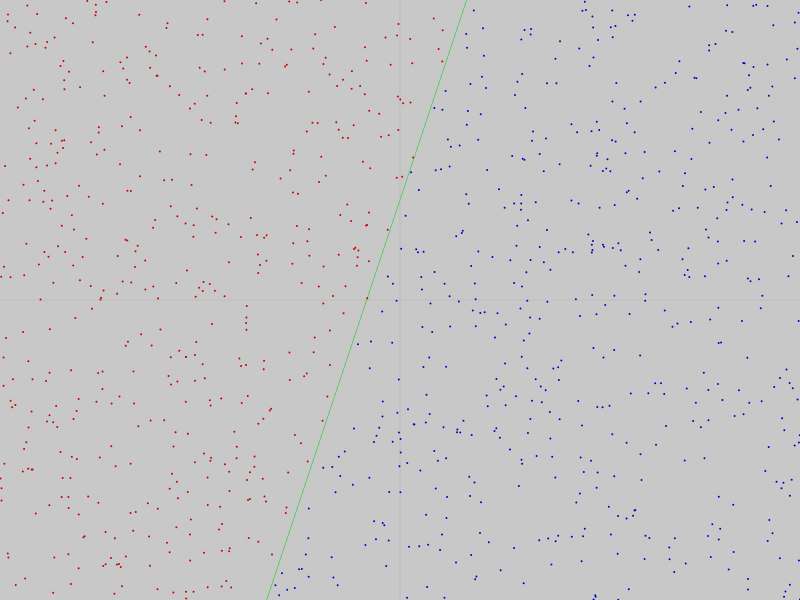
Frame 1 (no input)
Frame 60 (no input): identical to frame 1, image omitted
Frame 120 (the mouse pressed at the canvas centre since frame 60): identical to frame 1, image omitted

The p5.js sketch that drew this single still picture (run headless with seeded random() and noise() and a simulated clock; from frame 60 on, the mouse is pressed at the canvas centre):

// p5.js sketch
// ── sketch.js
class Perceptron{
  constructor(){

  }
}

class TargetLine{
  constructor(k,b){//y = kx + b
    this.k = k;
    this.b = b;
  }

  getY(x){//获取直线上的点y的坐标
    let r = this.k * x + this.b;
    return r * -1;//由于p5和笛卡尔坐标y相反
  }

  judge(x,y){//判断点位于本直线的哪边
    let getY = this.getY(x);
    if(y < getY)  {//在直线下方
      return -1;
    }else{
      return 1;
    }
  }

  display(){
    let x1 = -width/2;
    let x2 = width/2;
    let y1 = this.getY(x1);
    let y2 = this.getY(x2);

    strokeWeight(0.5);
    stroke(0,200,0,255);
    // translate(width/2,height/2);
    line(x1,y1,x2,y2);
  }
}

class Coordinate{
  constructor(){

  }

  display(){
    strokeWeight(0.1);
    stroke(100);
    translate(width/2,height/2);
    line(-width/2,0,width/2,0);
    line(0,-height/2,0,height/2);
  }
}

class Point{
  constructor(x,y){
    this.c = color(100,100,100,255);
    this.rc = color(200,0,0,255);
    this.bc = color(0,0,200,255);
    this.cIndex = 0;

    this.size = 2;
    this.x = x;
    this.y = y;
  }

  judge(targetLine){
    return targetLine.judge(this.x,this.y);
  }

  setCIndex(index){
    this.cIndex = index;
  }

  display(){
    if(1 === this.cIndex){
      fill(this.bc);
    }else if(-1 === this.cIndex){
      fill(this.rc);
    }else if(0 === this.cIndex){
      fill(this.c);
    }else{
      fill(color(random(0,255),random(0,255),random(0,255),255));
    }

    noStroke();
    circle(this.x,this.y,this.size);
  }
}

let coordinate;
let targetLine;
let points = [];
let pointsLen = 1000;
function setup() {
  createCanvas(800, 600);
  coordinate = new Coordinate();
  targetLine = new TargetLine(3,100);

  for(let i = 0;i < pointsLen;i ++){
    let x = random(-width/2,width/2);
    let y = random(-height/2,height/2);
    let p = new Point(x,y);
    points.push(p);
  }
}

function draw() {
  background(200);
  coordinate.display();
  targetLine.display();

  for(let i = 0;i < pointsLen;i ++){
    let p = points[i];
    p.setCIndex(p.judge(targetLine));
    p.display();
  }
}
